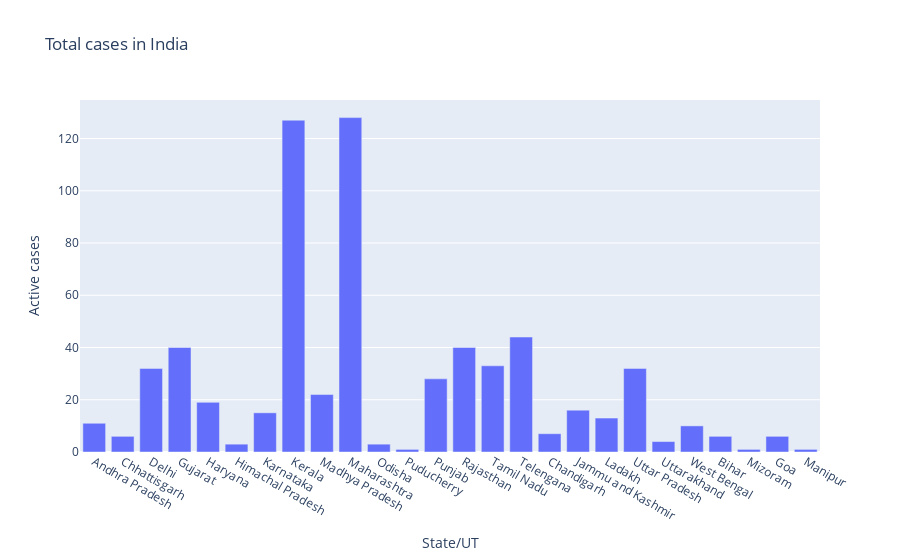

Notebook cell for this chart:
### Code cell
# object oriented visualization for matplotlib
fig=plt.figure(dpi=200)
axes=fig.add_axes([0,0,1,1])
axes.bar(df['Name of State / UT'],df['Total active cases'])
axes.set_title("Total cases in India")
axes.set_xlabel("State/UT")
axes.set_ylabel("Active Cases")
plt.show()

# plotly
fig=go.Figure()
fig.add_trace(go.Bar(x=df['Name of State / UT'],y=df['Total active cases']))
fig.update_layout(title='Total cases in India',xaxis=dict(title='State/UT'),yaxis=dict(title='Active cases'))

### Figure 1 — Plotly figure (JSON) as saved in the notebook; plotly's stock layout.template omitted (floating-point values rounded to 4 significant figures)
{"data": [{"type": "bar", "x": ["Andhra Pradesh", "Chhattisgarh", "Delhi", "Gujarat", "Haryana", "Himachal Pradesh", "Karnataka", "Kerala", "Madhya Pradesh", "Maharashtra", "Odisha", "Puducherry", "Punjab", "Rajasthan", "Tamil Nadu", "Telengana", "Chandigarh", "Jammu and Kashmir", "Ladakh", "Uttar Pradesh", "Uttarakhand", "West Bengal", "Bihar", "Mizoram", "Goa", "Manipur"], "y": [11, 6, 32, 40, 19, 3, 15, 127, 22, 128, 3, 1, 28, 40, 33, 44, 7, 16, 13, 32, 4, 10, 6, 1, 6, 1]}], "layout": {"title": {"text": "Total cases in India"}, "xaxis": {"title": {"text": "State/UT"}}, "yaxis": {"title": {"text": "Active cases"}}}}
